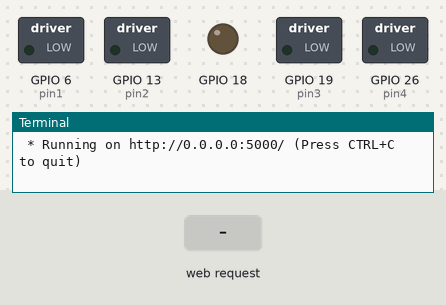
A program run on a simulated Raspberry Pi (BCM pin numbers). Shown: switched loads named in the program (green lamp = pin HIGH), output pins drawn as LEDs (lit = HIGH), the last lines printed to the terminal. The test bench sets the inputs (shaded band). The clock reads 2024-03-15 10:24:30 at power-on unless the program sets it.

Above: at 1.2 s.
1.3 s: HTTP request for /on received
At 1.6 s:
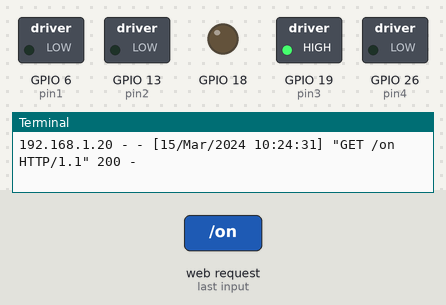
2.8 s: HTTP request for /off received
At 4.0 s:
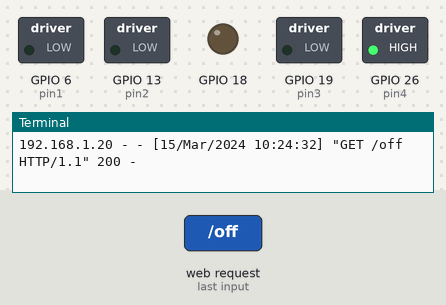
4.3 s: HTTP request for /forward received
At 5.1 s:
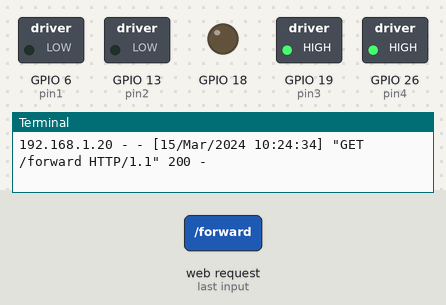
5.8 s: HTTP request for /backward received
At 6.2 s:
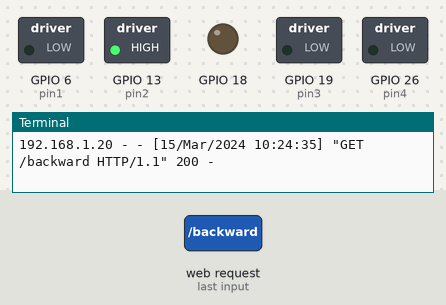
7.3 s: HTTP request for /left received
At 8.5 s:
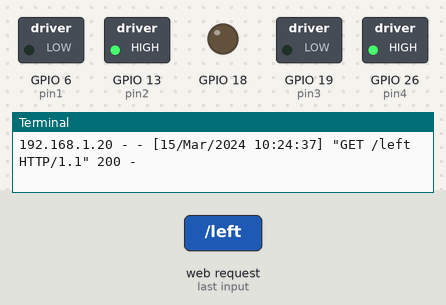
8.8 s: HTTP request for /right received
At 9.7 s:
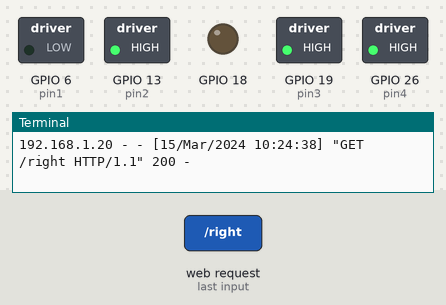
Timing chart, 0 to 11.3 s (numbered marks = the images above; inputs shaded):
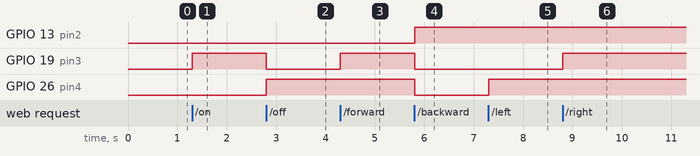

Measured:
- after the input at 1.3 s, GPIO 19 (pin3): LOW → HIGH at once
- after the input at 2.8 s, GPIO 19 (pin3): HIGH → LOW at once; GPIO 26 (pin4): LOW → HIGH at once
- after the input at 4.3 s, GPIO 19 (pin3): LOW → HIGH at once
- after the input at 5.8 s, GPIO 13 (pin2): LOW → HIGH at once; GPIO 19 (pin3), GPIO 26 (pin4): HIGH → LOW at once
- after the input at 7.3 s, GPIO 26 (pin4): LOW → HIGH at once
- after the input at 8.8 s, GPIO 19 (pin3): LOW → HIGH at once

The program:

robot.py
```python
import os
import RPi.GPIO as GPIO
from flask import Flask, render_template,Response
import datetime

GPIO.setmode(GPIO.BCM)
GPIO.setup(18,GPIO.OUT)

pin1 = 6
pin2 = 13
pin3 = 19
pin4 = 26
GPIO.setup(pin1,GPIO.OUT)
GPIO.setup(pin2,GPIO.OUT)
GPIO.setup(pin3,GPIO.OUT)
GPIO.setup(pin4,GPIO.OUT)


app = Flask(__name__)

@app.route('/')
def index():
    return render_template('welcome.html')
    # print("Hello Test server")
    # return {
    #     "username":"MIkail",
    #     "password":"1213123"
    # }
    # print("Test route")
    # GPIO.output(18,GPIO.HIGH)
def full():
    GPIO.output(pin1,GPIO.HIGH)
    GPIO.output(pin2,GPIO.HIGH)
    GPIO.output(pin3,GPIO.HIGH)
    GPIO.output(pin4,GPIO.HIGH)


def turnOff():
    GPIO.output(pin1,GPIO.LOW)
    GPIO.output(pin2,GPIO.LOW)
    GPIO.output(pin3,GPIO.LOW)
    GPIO.output(pin4,GPIO.HIGH)

def turnOn():
    GPIO.output(pin1,GPIO.LOW)
    GPIO.output(pin2,GPIO.LOW)
    GPIO.output(pin3,GPIO.HIGH)
    GPIO.output(pin4,GPIO.LOW)

def moveForward():
    GPIO.output(pin1,GPIO.LOW)
    GPIO.output(pin2,GPIO.LOW)
    GPIO.output(pin3,GPIO.HIGH)
    GPIO.output(pin4,GPIO.HIGH)

def moveBackward():
    GPIO.output(pin1,GPIO.LOW)
    GPIO.output(pin2,GPIO.HIGH)
    GPIO.output(pin3,GPIO.LOW)
    GPIO.output(pin4,GPIO.LOW)

def moveLeft():
    GPIO.output(pin1,GPIO.LOW)
    GPIO.output(pin2,GPIO.HIGH)
    GPIO.output(pin3,GPIO.LOW)
    GPIO.output(pin4,GPIO.HIGH)

def moveRight():
    GPIO.output(pin1,GPIO.LOW)
    GPIO.output(pin2,GPIO.HIGH)
    GPIO.output(pin3,GPIO.HIGH)
    GPIO.output(pin4,GPIO.HIGH)


@app.route('/on')
def on():
    turnOn()
    return {"success":"true"}


@app.route('/off')
def off():
    turnOff()
    # GPIO.output(18,GPIO.LOW)
    return {"success":"true"}

@app.route('/forward')
def forward():
    moveForward()
    # GPIO.output(18,GPIO.HIGH)
    return {"success":"true"}

@app.route('/backward')
def backward():
    moveBackward()
    # GPIO.output(18,GPIO.HIGH)
    return {"success":"true"}

@app.route('/left')
def left():
    moveLeft()
    # GPIO.output(18,GPIO.HIGH)
    return {"success":"true"}

@app.route('/right')
def right():
    moveRight()
    # GPIO.output(18,GPIO.HIGH)
    return {"success":"true"}


if __name__ == '__main__':
    # os.system("sudo rm -r ~/.cache/chromium/Default/Cache/*")
    app.run(debug=True, port=5000,host='0.0.0.0',threaded=True)


GPIO.cleanup()
```
